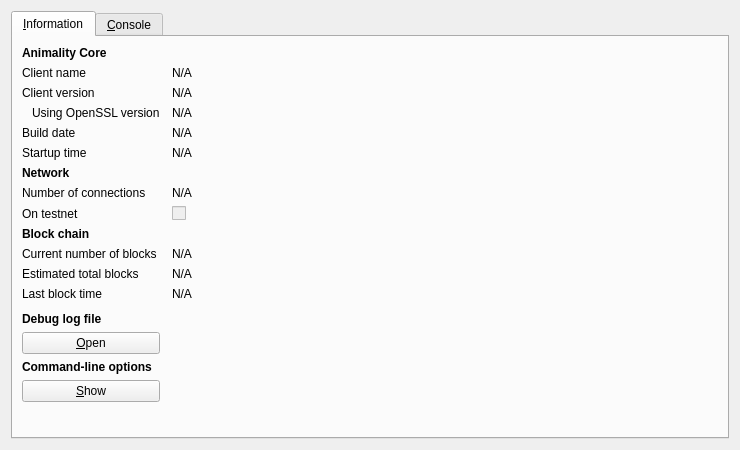
<?xml version="1.0" encoding="UTF-8"?>
<ui version="4.0">
 <class>RPCConsole</class>
 <widget class="QDialog" name="RPCConsole">
  <property name="geometry">
   <rect>
    <x>0</x>
    <y>0</y>
    <width>740</width>
    <height>450</height>
   </rect>
  </property>
  <property name="windowTitle">
   <string>Animality - Debug window</string>
  </property>
  <layout class="QVBoxLayout" name="verticalLayout_2">
   <item>
    <widget class="QTabWidget" name="tabWidget">
     <property name="currentIndex">
      <number>0</number>
     </property>
     <widget class="QWidget" name="tab_info">
      <attribute name="title">
       <string>&amp;Information</string>
      </attribute>
      <layout class="QGridLayout" name="gridLayout" columnstretch="0,1">
       <property name="horizontalSpacing">
        <number>12</number>
       </property>
       <item row="0" column="0">
        <widget class="QLabel" name="label_9">
         <property name="font">
          <font>
           <weight>75</weight>
           <bold>true</bold>
          </font>
         </property>
         <property name="text">
          <string>Animality Core</string>
         </property>
        </widget>
       </item>
       <item row="1" column="0">
        <widget class="QLabel" name="label_5">
         <property name="text">
          <string>Client name</string>
         </property>
        </widget>
       </item>
       <item row="1" column="1">
        <widget class="QLabel" name="clientName">
         <property name="cursor">
          <cursorShape>IBeamCursor</cursorShape>
         </property>
         <property name="text">
          <string>N/A</string>
         </property>
         <property name="textFormat">
          <enum>Qt::PlainText</enum>
         </property>
         <property name="textInteractionFlags">
          <set>Qt::LinksAccessibleByMouse|Qt::TextSelectableByKeyboard|Qt::TextSelectableByMouse</set>
         </property>
        </widget>
       </item>
       <item row="2" column="0">
        <widget class="QLabel" name="label_6">
         <property name="text">
          <string>Client version</string>
         </property>
        </widget>
       </item>
       <item row="2" column="1">
        <widget class="QLabel" name="clientVersion">
         <property name="cursor">
          <cursorShape>IBeamCursor</cursorShape>
         </property>
         <property name="text">
          <string>N/A</string>
         </property>
         <property name="textFormat">
          <enum>Qt::PlainText</enum>
         </property>
         <property name="textInteractionFlags">
          <set>Qt::LinksAccessibleByMouse|Qt::TextSelectableByKeyboard|Qt::TextSelectableByMouse</set>
         </property>
        </widget>
       </item>
       <item row="3" column="0">
        <widget class="QLabel" name="label_14">
         <property name="text">
          <string>Using OpenSSL version</string>
         </property>
         <property name="indent">
          <number>10</number>
         </property>
        </widget>
       </item>
       <item row="3" column="1">
        <widget class="QLabel" name="openSSLVersion">
         <property name="cursor">
          <cursorShape>IBeamCursor</cursorShape>
         </property>
         <property name="text">
          <string>N/A</string>
         </property>
         <property name="textFormat">
          <enum>Qt::PlainText</enum>
         </property>
         <property name="textInteractionFlags">
          <set>Qt::LinksAccessibleByMouse|Qt::TextSelectableByKeyboard|Qt::TextSelectableByMouse</set>
         </property>
        </widget>
       </item>
       <item row="4" column="0">
        <widget class="QLabel" name="label_12">
         <property name="text">
          <string>Build date</string>
         </property>
        </widget>
       </item>
       <item row="4" column="1">
        <widget class="QLabel" name="buildDate">
         <property name="cursor">
          <cursorShape>IBeamCursor</cursorShape>
         </property>
         <property name="text">
          <string>N/A</string>
         </property>
         <property name="textFormat">
          <enum>Qt::PlainText</enum>
         </property>
         <property name="textInteractionFlags">
          <set>Qt::LinksAccessibleByMouse|Qt::TextSelectableByKeyboard|Qt::TextSelectableByMouse</set>
         </property>
        </widget>
       </item>
       <item row="5" column="0">
        <widget class="QLabel" name="label_13">
         <property name="text">
          <string>Startup time</string>
         </property>
        </widget>
       </item>
       <item row="5" column="1">
        <widget class="QLabel" name="startupTime">
         <property name="cursor">
          <cursorShape>IBeamCursor</cursorShape>
         </property>
         <property name="text">
          <string>N/A</string>
         </property>
         <property name="textFormat">
          <enum>Qt::PlainText</enum>
         </property>
         <property name="textInteractionFlags">
          <set>Qt::LinksAccessibleByMouse|Qt::TextSelectableByKeyboard|Qt::TextSelectableByMouse</set>
         </property>
        </widget>
       </item>
       <item row="6" column="0">
        <widget class="QLabel" name="label_11">
         <property name="font">
          <font>
           <weight>75</weight>
           <bold>true</bold>
          </font>
         </property>
         <property name="text">
          <string>Network</string>
         </property>
        </widget>
       </item>
       <item row="7" column="0">
        <widget class="QLabel" name="label_7">
         <property name="text">
          <string>Number of connections</string>
         </property>
        </widget>
       </item>
       <item row="7" column="1">
        <widget class="QLabel" name="numberOfConnections">
         <property name="cursor">
          <cursorShape>IBeamCursor</cursorShape>
         </property>
         <property name="text">
          <string>N/A</string>
         </property>
         <property name="textFormat">
          <enum>Qt::PlainText</enum>
         </property>
         <property name="textInteractionFlags">
          <set>Qt::LinksAccessibleByMouse|Qt::TextSelectableByKeyboard|Qt::TextSelectableByMouse</set>
         </property>
        </widget>
       </item>
       <item row="8" column="0">
        <widget class="QLabel" name="label_8">
         <property name="text">
          <string>On testnet</string>
         </property>
        </widget>
       </item>
       <item row="8" column="1">
        <widget class="QCheckBox" name="isTestNet">
         <property name="enabled">
          <bool>false</bool>
         </property>
         <property name="text">
          <string/>
         </property>
        </widget>
       </item>
       <item row="9" column="0">
        <widget class="QLabel" name="label_10">
         <property name="font">
          <font>
           <weight>75</weight>
           <bold>true</bold>
          </font>
         </property>
         <property name="text">
          <string>Block chain</string>
         </property>
        </widget>
       </item>
       <item row="10" column="0">
        <widget class="QLabel" name="label_3">
         <property name="text">
          <string>Current number of blocks</string>
         </property>
        </widget>
       </item>
       <item row="10" column="1">
        <widget class="QLabel" name="numberOfBlocks">
         <property name="cursor">
          <cursorShape>IBeamCursor</cursorShape>
         </property>
         <property name="text">
          <string>N/A</string>
         </property>
         <property name="textFormat">
          <enum>Qt::PlainText</enum>
         </property>
         <property name="textInteractionFlags">
          <set>Qt::LinksAccessibleByMouse|Qt::TextSelectableByKeyboard|Qt::TextSelectableByMouse</set>
         </property>
        </widget>
       </item>
       <item row="11" column="0">
        <widget class="QLabel" name="label_4">
         <property name="text">
          <string>Estimated total blocks</string>
         </property>
        </widget>
       </item>
       <item row="11" column="1">
        <widget class="QLabel" name="totalBlocks">
         <property name="cursor">
          <cursorShape>IBeamCursor</cursorShape>
         </property>
         <property name="text">
          <string>N/A</string>
         </property>
         <property name="textFormat">
          <enum>Qt::PlainText</enum>
         </property>
         <property name="textInteractionFlags">
          <set>Qt::LinksAccessibleByMouse|Qt::TextSelectableByKeyboard|Qt::TextSelectableByMouse</set>
         </property>
        </widget>
       </item>
       <item row="12" column="0">
        <widget class="QLabel" name="label_2">
         <property name="text">
          <string>Last block time</string>
         </property>
        </widget>
       </item>
       <item row="12" column="1">
        <widget class="QLabel" name="lastBlockTime">
         <property name="cursor">
          <cursorShape>IBeamCursor</cursorShape>
         </property>
         <property name="text">
          <string>N/A</string>
         </property>
         <property name="textFormat">
          <enum>Qt::PlainText</enum>
         </property>
         <property name="textInteractionFlags">
          <set>Qt::LinksAccessibleByMouse|Qt::TextSelectableByKeyboard|Qt::TextSelectableByMouse</set>
         </property>
        </widget>
       </item>
       <item row="13" column="0">
        <spacer name="verticalSpacer_2">
         <property name="orientation">
          <enum>Qt::Vertical</enum>
         </property>
         <property name="sizeHint" stdset="0">
          <size>
           <width>20</width>
           <height>20</height>
          </size>
         </property>
        </spacer>
       </item>
       <item row="14" column="0">
        <widget class="QLabel" name="labelDebugLogfile">
         <property name="font">
          <font>
           <weight>75</weight>
           <bold>true</bold>
          </font>
         </property>
         <property name="text">
          <string>Debug log file</string>
         </property>
        </widget>
       </item>
       <item row="15" column="0">
        <widget class="QPushButton" name="openDebugLogfileButton">
         <property name="toolTip">
          <string>Open the Animality debug log file from the current data directory. This can take a few seconds for large log files.</string>
         </property>
         <property name="text">
          <string>&amp;Open</string>
         </property>
         <property name="autoDefault">
          <bool>false</bool>
         </property>
        </widget>
       </item>
       <item row="16" column="0">
        <widget class="QLabel" name="labelCLOptions">
         <property name="font">
          <font>
           <weight>75</weight>
           <bold>true</bold>
          </font>
         </property>
         <property name="text">
          <string>Command-line options</string>
         </property>
        </widget>
       </item>
       <item row="17" column="0">
        <widget class="QPushButton" name="showCLOptionsButton">
         <property name="toolTip">
          <string>Show the Animality-Qt help message to get a list with possible Animality command-line options.</string>
         </property>
         <property name="text">
          <string>&amp;Show</string>
         </property>
         <property name="autoDefault">
          <bool>false</bool>
         </property>
        </widget>
       </item>
       <item row="18" column="0">
        <spacer name="verticalSpacer">
         <property name="orientation">
          <enum>Qt::Vertical</enum>
         </property>
         <property name="sizeHint" stdset="0">
          <size>
           <width>20</width>
           <height>40</height>
          </size>
         </property>
        </spacer>
       </item>
      </layout>
     </widget>
     <widget class="QWidget" name="tab_console">
      <attribute name="title">
       <string>&amp;Console</string>
      </attribute>
      <layout class="QVBoxLayout" name="verticalLayout_3">
       <property name="spacing">
        <number>3</number>
       </property>
       <item>
        <widget class="QTextEdit" name="messagesWidget">
         <property name="minimumSize">
          <size>
           <width>0</width>
           <height>100</height>
          </size>
         </property>
         <property name="readOnly">
          <bool>true</bool>
         </property>
         <property name="tabKeyNavigation" stdset="0">
          <bool>false</bool>
         </property>
         <property name="columnCount" stdset="0">
          <number>2</number>
         </property>
        </widget>
       </item>
       <item>
        <layout class="QHBoxLayout" name="horizontalLayout">
         <property name="spacing">
          <number>3</number>
         </property>
         <item>
          <widget class="QLabel" name="label">
           <property name="text">
            <string notr="true">&gt;</string>
           </property>
          </widget>
         </item>
         <item>
          <widget class="QLineEdit" name="lineEdit"/>
         </item>
         <item>
          <widget class="QPushButton" name="clearButton">
           <property name="maximumSize">
            <size>
             <width>24</width>
             <height>24</height>
            </size>
           </property>
           <property name="toolTip">
            <string>Clear console</string>
           </property>
           <property name="text">
            <string/>
           </property>
           <property name="icon">
            <iconset resource="../bitcoin.qrc">
             <normaloff>:/icons/remove</normaloff>:/icons/remove</iconset>
           </property>
           <property name="shortcut">
            <string notr="true">Ctrl+L</string>
           </property>
           <property name="autoDefault">
            <bool>false</bool>
           </property>
          </widget>
         </item>
        </layout>
       </item>
      </layout>
     </widget>
    </widget>
   </item>
  </layout>
 </widget>
 <resources>
  <include location="../bitcoin.qrc"/>
 </resources>
 <connections/>
</ui>
